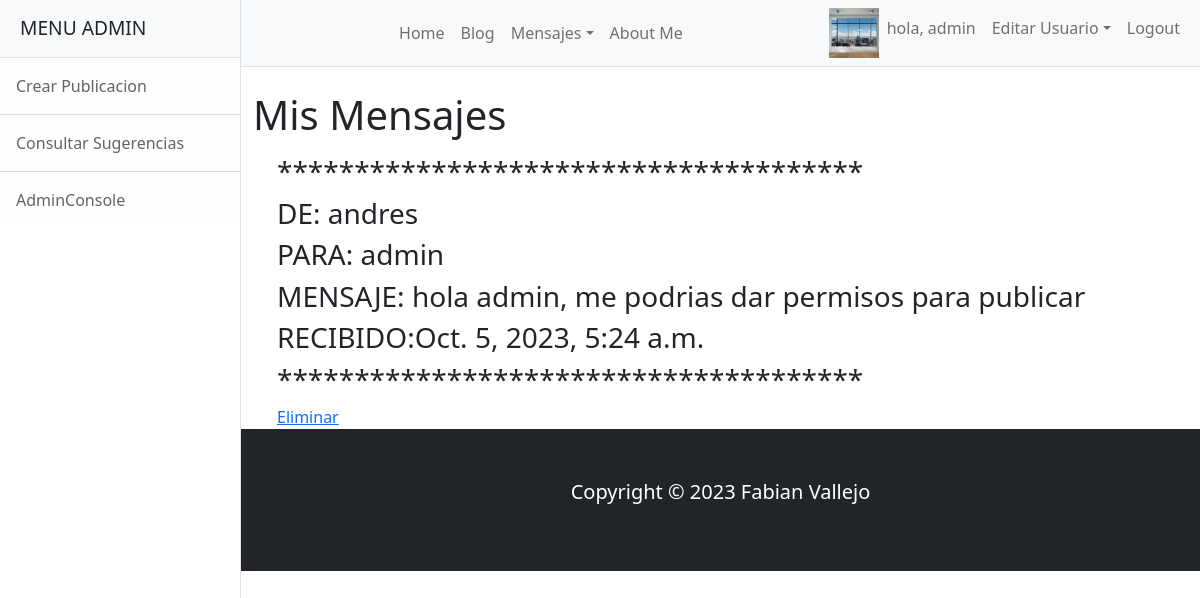
Screenshot of /AppBlog/consultar_mensajes/ (signed in) with the database file from the repository.
### AppBlog/models.py (models this page shows, shortened)
class Avatar(models.Model):
    usuario = models.ForeignKey(User, on_delete=models.CASCADE)
    imagen = models.ImageField(upload_to='avatares', null=True, blank = True)

class Mensaje(models.Model):
    emisor = models.ForeignKey(User, related_name='emisores', on_delete=models.CASCADE, null=True, blank=True)
    destinatario = models.ForeignKey(User, related_name='destinatarios', on_delete=models.CASCADE, null=True)
    mensaje = models.TextField(null=True, blank=True, max_length=300)
    fechaEnvio = models.DateTimeField(auto_now_add=True)
    class Meta:
        ordering = ['-fechaEnvio']

### AppBlog/views.py (the view)
# urls.py: path('consultar_mensajes/', ConsultarMensajes.as_view(), name="ConsultarMensaje"),
class ConsultarMensajes(LoginRequiredMixin, ListView):
    context_object_name = 'mensajes'
    template_name = "AppBlog/consultar_mensajes.html"
    login_url = '/AppBlog/blog_page/'
    def get_queryset(self):
        user_id = self.request.user.id
        if user_id:
            return Mensaje.objects.filter(destinatario=user_id)
        return super().get_queryset()

### AppBlog/templates/AppBlog/consultar_mensajes.html
{% extends "AppBlog/plantilla_base.html" %}
{% load static %}
{% block titulo %}
Mis Mensajes
{% endblock %}
{% block formulario %}
<div class="container">
    {% if mensajes %}
    <div class="container">
        {% for mensaje in mensajes %}
            <h3>**************************************</h3>
            <h3>DE:      {{mensaje.emisor}}</h3>
            <h3>PARA:    {{mensaje.destinatario}}</h3>
            <h3>MENSAJE: {{mensaje.mensaje}}</h3>
            <h3>RECIBIDO:{{mensaje.fechaEnvio}}</h3>
            <h3>**************************************</h3>
            <a href="{% url 'EliminarMensaje' mensaje.id %}">Eliminar</a>
            <br>
        {% endfor %}
    </div>
</div>
{% else %}
    <h3>No se obtuvieron resultados de mensajes</h3>
{% endif %}
{% endblock %}

### AppBlog/templates/AppBlog/plantilla_base.html (shortened to what this page needs)
<!DOCTYPE html>
<html lang="en">
    <head>
        {% load static %}
        <link href="{% static 'AppBlog/css/styles.css' %}" rel="stylesheet" />
    </head>
    <body>
        <div class="d-flex" id="wrapper">
            {% if request.user.is_superuser %}
            <div class="border-end bg-white" id="sidebar-wrapper">
                <div class="sidebar-heading border-bottom bg-light">MENU ADMIN</div>
                <div class="list-group list-group-flush">
                    {% if request.user.is_superuser %}
                    <a class="list-group-item list-group-item-action list-group-item-light p-3" href="{% url 'BlogCreacion' %}">Crear Publicacion</a>
                    <a class="list-group-item list-group-item-action list-group-item-light p-3" href="{% url 'ConsultarSugerencia' %}">Consultar Sugerencias</a>
                    <a class="list-group-item list-group-item-action list-group-item-light p-3" href="http://127.0.0.1:8000/admin/">AdminConsole</a>
                    {% endif%}
                </div>
            </div>
            {% endif%}
            <div id="page-content-wrapper">
                <nav class="navbar navbar-expand-lg navbar-light bg-light border-bottom">
                    <div class="container-fluid">
                        <div class="collapse navbar-collapse" id="navbarSupportedContent">
                            <ul class="navbar-nav ms-auto mt-2 mt-lg-0">
                                {% if request.user.is_authenticated %}
                                <li class="nav-item active"><a class="nav-link" href="{% url 'Inicio' %}">Home</a></li>
                                <li class="nav-item active"><a class="nav-link" href="{% url 'BlogPage' %}">Blog</a></li>
                                <li class="nav-item dropdown">
                                    <a class="nav-link dropdown-toggle" id="navbarDropdown" href="#" role="button" data-bs-toggle="dropdown" aria-haspopup="true" aria-expanded="false">Mensajes</a>
                                </li>
                                {% endif%}
                                <li class="nav-item active"><a class="nav-link" href="{% url 'AboutMe' %}">About Me</a></li>
                            </ul>
                        </div>
                        <div class="collapse navbar-collapse" id="navbarSupportedContent">
                            <ul class="navbar-nav ms-auto mt-2 mt-lg-0">
                                {% if request.user.is_authenticated %}
                                {% with user.avatar_set.last as miAvatar%}
                                {% if miAvatar%}
                                <img src="{{miAvatar.imagen.url}}" alt="No se encontro imagen" style="max-width: 50px;">
                                {% endif%}
                                {% endwith %}
                                <li class="nav-item"><a class="nav-link">hola, {{user.username}}</a></li>
                                <li class="nav-item dropdown">
                                    <a class="nav-link dropdown-toggle" id="navbarDropdown" href="#" role="button" data-bs-toggle="dropdown" aria-haspopup="true" aria-expanded="false">Editar Usuario</a>
                                </li>
                                {% endif%}
                                <li class="nav-item active"><a class="nav-link" href="{% url 'logout' %}">Logout</a></li>
                            </ul>
                        </div>
                    </div>
                </nav>
                <div class="container-fluid">
                    <h1 class="mt-4">
                        {% block titulo %}
                        {% endblock %}
                    </h1>
                    <p>
                    {% block formulario %}
                    {% endblock %}
                </div>
                <footer class="p-5 bg-dark text-white text-center position-relative margin-auto">
                    <div class="container">
                        <p class="lead text-white">Copyright &copy; 2023 Fabian Vallejo</p>
                        <a href="" class="position-absolute bottom-0 end-0 p-5">
                        </a>
                    </div>
                </footer>
            </div>
        </div>
    </body>
</html>

### rows the page displays
Avatar: imagen (picture)
Mensaje: emisor "andres", destinatario "admin", mensaje "hola admin, me podrias dar permisos para publicar", fechaEnvio "Oct. 5, 2023, 5:24 a.m."

### other values shown
{{ user.username }} "admin"
